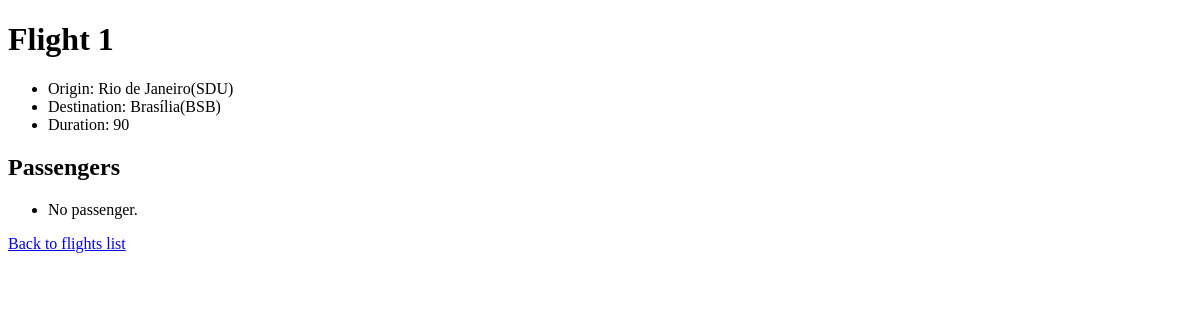
Page /flights/1 on the earlier database version.
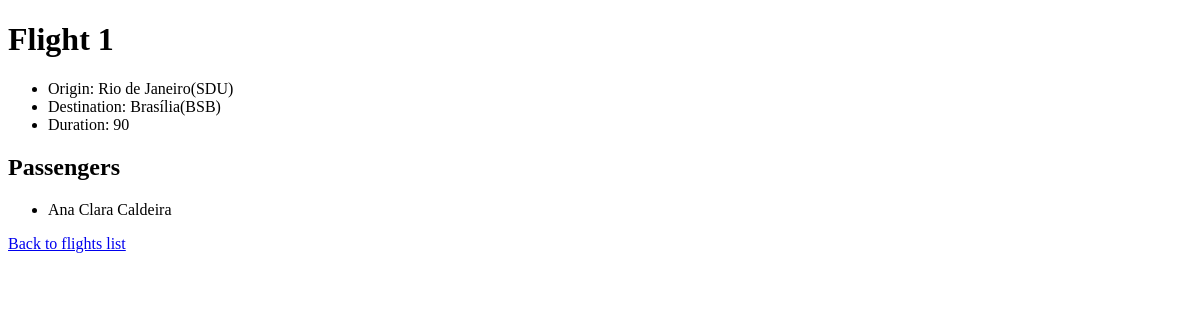
Same page on the later database version.
### flights/models.py (models this page shows)
class Passenger(models.Model):
    first = models.CharField(max_length= 64)
    lastname = models.CharField(max_length=64)
    flight = models.ManyToManyField(Flight, blank=True, related_name="passengers")
    def __str__(self):
        return f"{self.first} {self.lastname}"

### flights/views.py (the view)
# urls.py: path("<int:flight_id>", views.flight, name="flight")
def flight(request, flight_id):
    flight = Flight.objects.get(id = flight_id)
    return render(request, "flights/flight.html",{
        "flight": flight,
        "passengers": flight.passengers.all()
    } )

### flights/models.py (called while the page is built)
    def __str__(self):
        return f"{self.city}({self.code})"

### flights/templates/flights/flight.html
{% extends "flights/layout.html" %}
{% block body %}
    <h1>Flight  {{ flight.id }}</h1>
    <ul>
        <li>Origin: {{flight.origin}}</li>
        <li>Destination: {{flight.destination}}</li>
        <li>Duration: {{flight.duration}}</li>
    </ul>
    <h2>Passengers</h2>
    <ul>
        {% for passenger in passengers %}
            <li>{{passenger}}</li>
        {% empty %}
            <li>No passenger.</li>
        {% endfor %}
    </ul>
    <a href="{% url 'index' %}">Back to flights list</a>
{% endblock %}

Differences in the rows shown:
added Passenger: first+lastname "Ana Clara Caldeira"
Other differences:
text no longer shown: "No passenger."
